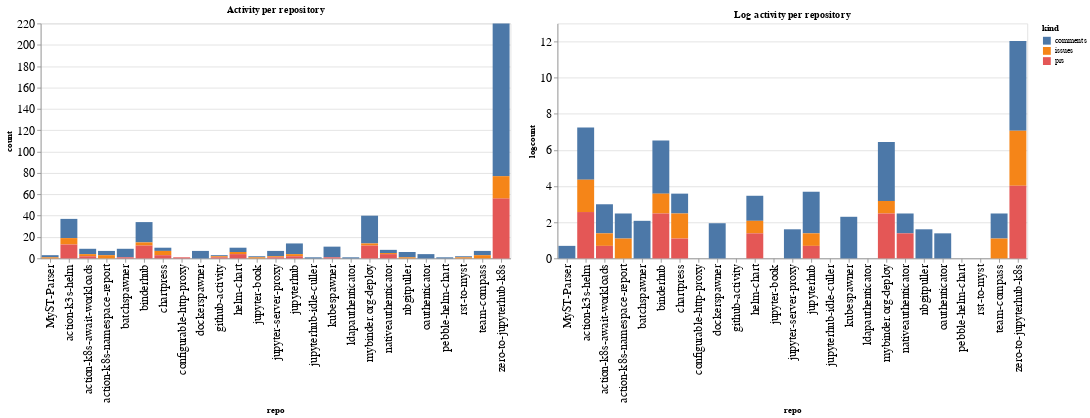

The notebook cell saved with this chart:
### Code cell
ch1 = alt.Chart(repo_summaries, width=600, title="Activity per repository").mark_bar().encode(
    x='repo',
    y='count',
    color='kind',
    tooltip="kind"
)

ch2 = alt.Chart(repo_summaries, width=600, title="Log activity per repository").mark_bar().encode(
    x='repo',
    y='logcount',
    color='kind',
    tooltip="kind"
)

ch1 | ch2

### Figure 1 — Vega-Lite specification as saved in the notebook (floating-point values rounded to 4 significant figures)
{"config": {"axisLeft": {"labelFontSize": 15}, "axisBottom": {"labelFontSize": 15}}, "hconcat": [{"mark": "bar", "encoding": {"color": {"type": "nominal", "field": "kind"}, "tooltip": {"type": "nominal", "field": "kind"}, "x": {"type": "nominal", "field": "repo"}, "y": {"type": "quantitative", "field": "count"}}, "title": "Activity per repository", "width": 600}, {"mark": "bar", "encoding": {"color": {"type": "nominal", "field": "kind"}, "tooltip": {"type": "nominal", "field": "kind"}, "x": {"type": "nominal", "field": "repo"}, "y": {"type": "quantitative", "field": "logcount"}}, "title": "Log activity per repository", "width": 600}], "data": {"name": "data-d65de675126f0401487472d85aacc81b"}, "$schema": "https://vega.github.io/schema/vega-lite/v4.8.1.json", "datasets": {"data-d65de675126f0401487472d85aacc81b": [{"repo": "MyST-Parser", "kind": "comments", "count": 2, "logcount": 0.6931}, {"repo": "MyST-Parser", "kind": "issues", "count": 1, "logcount": 0.0}, {"repo": "action-k3s-helm", "kind": "comments", "count": 18, "logcount": 2.89}, {"repo": "action-k3s-helm", "kind": "issues", "count": 6, "logcount": 1.792}, {"repo": "action-k3s-helm", "kind": "prs", "count": 13, "logcount": 2.565}, {"repo": "action-k8s-await-workloads", "kind": "comments", "count": 5, "logcount": 1.609}, {"repo": "action-k8s-await-workloads", "kind": "issues", "count": 2, "logcount": 0.6931}, {"repo": "action-k8s-await-workloads", "kind": "prs", "count": 2, "logcount": 0.6931}, {"repo": "action-k8s-namespace-report", "kind": "comments", "count": 4, "logcount": 1.386}, {"repo": "action-k8s-namespace-report", "kind": "issues", "count": 3, "logcount": 1.099}, {"repo": "batchspawner", "kind": "comments", "count": 8, "logcount": 2.079}, {"repo": "batchspawner", "kind": "prs", "count": 1, "logcount": 0.0}, {"repo": "binderhub", "kind": "comments", "count": 19, "logcount": 2.944}, {"repo": "binderhub", "kind": "issues", "count": 3, "logcount": 1.099}, {"repo": "binderhub", "kind": "prs", "count": 12, "logcount": 2.485}, {"repo": "chartpress", "kind": "comments", "count": 3, "logcount": 1.099}, {"repo": "chartpress", "kind": "issues", "count": 4, "logcount": 1.386}, {"repo": "chartpress", "kind": "prs", "count": 3, "logcount": 1.099}, {"repo": "configurable-http-proxy", "kind": "prs", "count": 1, "logcount": 0.0}, {"repo": "dockerspawner", "kind": "comments", "count": 7, "logcount": 1.946}, {"repo": "github-activity", "kind": "comments", "count": 1, "logcount": 0.0}, {"repo": "github-activity", "kind": "issues", "count": 1, "logcount": 0.0}, {"repo": "github-activity", "kind": "prs", "count": 1, "logcount": 0.0}, {"repo": "helm-chart", "kind": "comments", "count": 4, "logcount": 1.386}, {"repo": "helm-chart", "kind": "issues", "count": 2, "logcount": 0.6931}, {"repo": "helm-chart", "kind": "prs", "count": 4, "logcount": 1.386}, {"repo": "jupyter-book", "kind": "comments", "count": 1, "logcount": 0.0}, {"repo": "jupyter-book", "kind": "issues", "count": 1, "logcount": 0.0}, {"repo": "jupyter-server-proxy", "kind": "comments", "count": 5, "logcount": 1.609}, {"repo": "jupyter-server-proxy", "kind": "issues", "count": 1, "logcount": 0.0}, {"repo": "jupyter-server-proxy", "kind": "prs", "count": 1, "logcount": 0.0}, {"repo": "jupyterhub", "kind": "comments", "count": 10, "logcount": 2.303}, {"repo": "jupyterhub", "kind": "issues", "count": 2, "logcount": 0.6931}, {"repo": "jupyterhub", "kind": "prs", "count": 2, "logcount": 0.6931}, {"repo": "jupyterhub-idle-culler", "kind": "comments", "count": 1, "logcount": 0.0}, {"repo": "kubespawner", "kind": "comments", "count": 10, "logcount": 2.303}, {"repo": "kubespawner", "kind": "prs", "count": 1, "logcount": 0.0}, {"repo": "ldapauthenticator", "kind": "comments", "count": 1, "logcount": 0.0}, {"repo": "mybinder.org-deploy", "kind": "comments", "count": 26, "logcount": 3.258}, {"repo": "mybinder.org-deploy", "kind": "issues", "count": 2, "logcount": 0.6931}, {"repo": "mybinder.org-deploy", "kind": "prs", "count": 12, "logcount": 2.485}, {"repo": "nativeauthenticator", "kind": "comments", "count": 3, "logcount": 1.099}, {"repo": "nativeauthenticator", "kind": "issues", "count": 1, "logcount": 0.0}, {"repo": "nativeauthenticator", "kind": "prs", "count": 4, "logcount": 1.386}, {"repo": "nbgitpuller", "kind": "comments", "count": 5, "logcount": 1.609}, {"repo": "nbgitpuller", "kind": "issues", "count": 1, "logcount": 0.0}, {"repo": "oauthenticator", "kind": "comments", "count": 4, "logcount": 1.386}, {"repo": "pebble-helm-chart", "kind": "comments", "count": 1, "logcount": 0.0}, {"repo": "rst-to-myst", "kind": "comments", "count": 1, "logcount": 0.0}, {"repo": "rst-to-myst", "kind": "issues", "count": 1, "logcount": 0.0}, {"repo": "team-compass", "kind": "comments", "count": 4, "logcount": 1.386}, {"repo": "team-compass", "kind": "issues", "count": 3, "logcount": 1.099}, {"repo": "zero-to-jupyterhub-k8s", "kind": "comments", "count": 143, "logcount": 4.963}, {"repo": "zero-to-jupyterhub-k8s", "kind": "issues", "count": 21, "logcount": 3.045}, {"repo": "zero-to-jupyterhub-k8s", "kind": "prs", "count": 56, "logcount": 4.025}]}}
